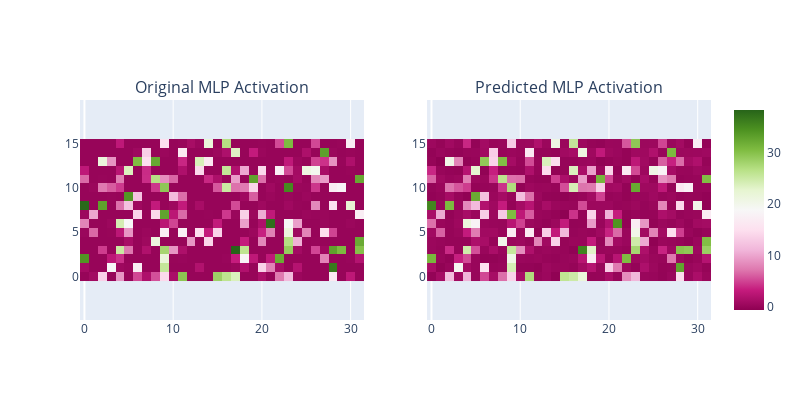

The notebook cell saved with this chart:
### Code cell
fig = make_subplots(
    rows=1, cols=2, subplot_titles=["Original MLP Activation", "Predicted MLP Activation"]
)

for i, img in enumerate([y[sample_idx], x_pred[sample_idx]], 1):
    fig.add_trace(px.imshow(img.reshape(16, 32)).data[0], row=1, col=i)

fig.update_layout(height=400, width=800, xaxis_scaleanchor="y", xaxis2_scaleanchor="y2")
fig.show()
print(f"Error: {F.mse_loss(y[sample_idx], x_pred[sample_idx], reduction='mean')}")

### Figure 1 — Plotly figure (JSON) as saved in the notebook; plotly's stock layout.template omitted (floating-point values rounded to 4 significant figures; data arrays with more than 128 entries replaced by an {"elided": "..."} marker saying what was removed)
{"data": [{"coloraxis": "coloraxis", "hovertemplate": "x: %{x}<br>y: %{y}<br>color: %{z}<extra></extra>", "name": "0", "type": "heatmap", "xaxis": "x", "yaxis": "y", "z": {"elided": "16x32 float values"}}, {"coloraxis": "coloraxis", "hovertemplate": "x: %{x}<br>y: %{y}<br>color: %{z}<extra></extra>", "name": "0", "type": "heatmap", "xaxis": "x2", "yaxis": "y2", "z": {"elided": "16x32 float values"}}], "layout": {"annotations": [{"font": {"size": 16}, "showarrow": false, "text": "Original MLP Activation", "x": 0.225, "xanchor": "center", "xref": "paper", "y": 1, "yanchor": "bottom", "yref": "paper"}, {"font": {"size": 16}, "showarrow": false, "text": "Predicted MLP Activation", "x": 0.775, "xanchor": "center", "xref": "paper", "y": 1, "yanchor": "bottom", "yref": "paper"}], "height": 400, "width": 800, "xaxis": {"anchor": "y", "domain": [0, 0.45], "scaleanchor": "y"}, "xaxis2": {"anchor": "y2", "domain": [0.55, 1], "scaleanchor": "y2"}, "yaxis": {"anchor": "x", "domain": [0, 1]}, "yaxis2": {"anchor": "x2", "domain": [0, 1]}}}
